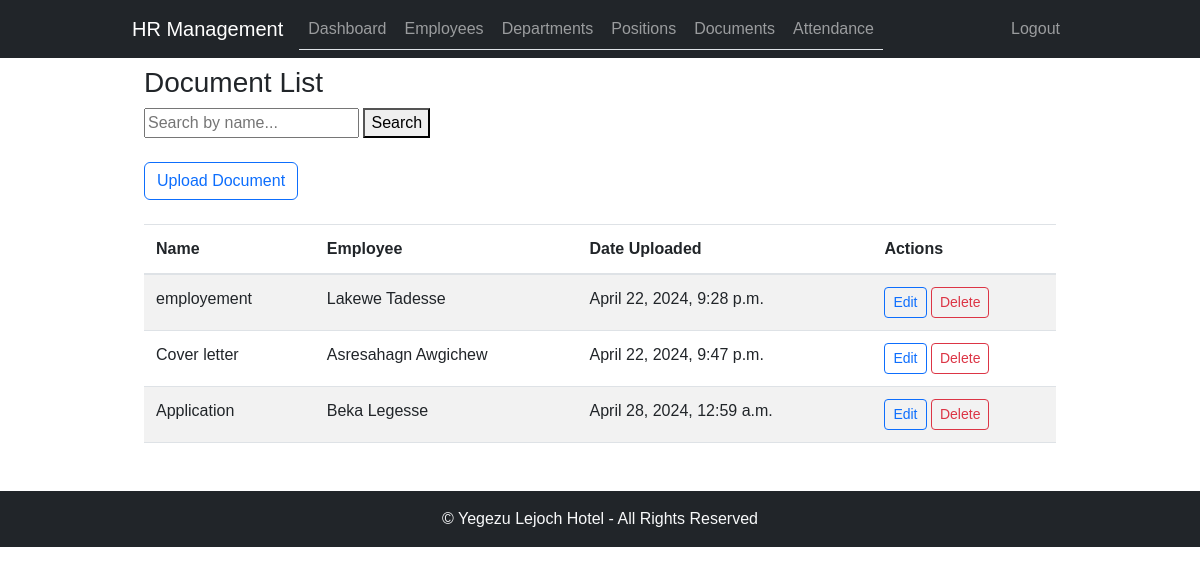
Before: /documents/ (signed in) with the older database file.
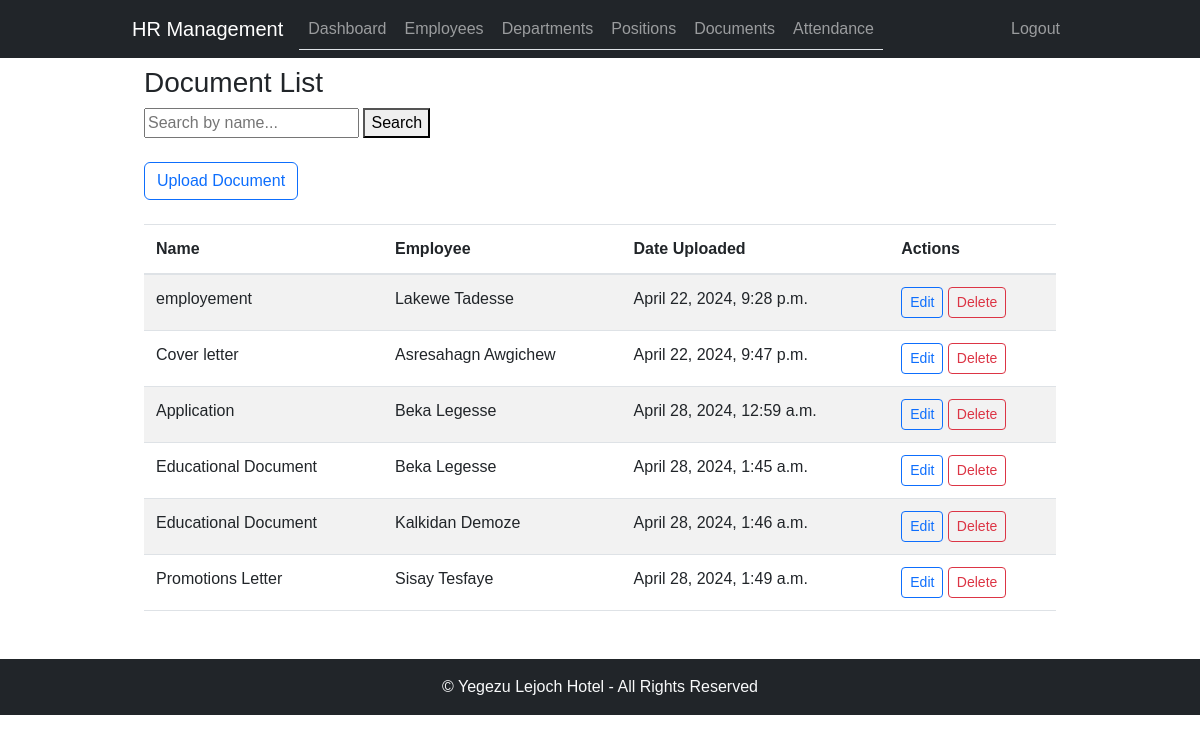
After: the same page with the newer database file.
### employee_management/models.py (models this page shows, shortened)
class Document(models.Model):
    NAME_CHOICES = (
        ('educational_document', 'Educational Document'),
        ('kebele_id', 'Kebele ID'),
        ('employment', 'Employement Letter'),
        ('promotion', 'Promotions Letter'),
        ('demotion', 'Demotion Letter'),
        ('first_warning', 'First Warning'),
        ('second_warning', 'Second Warning'),
        ('third_warning', 'Third Warning'),
        ('final_warning', 'Second Warning'),
        ('termination', 'Termination Letter'),
    )
    name = models.CharField(max_length=100, choices=NAME_CHOICES)
    file = models.FileField(upload_to=document_upload_to)
    description = models.TextField(blank=True)
    employee = models.ForeignKey(Employee, on_delete=models.CASCADE)
    date_uploaded = models.DateTimeField(auto_now_add=True)

class Employee(models.Model):
    GENDER_CHOICES = (
        ('M', 'Male'),
        ('F', 'Female'),
    )
    EDUCATION_LEVEL_CHOICES = (
        ('Master', 'Master\'s Degree'),
        ('Degree', 'Bachelor\'s Degree'),
        ('Diploma', 'Diploma'),
        ('Certificate', 'Certificate'),
        ('Grade', 'Grade'),
    )
    first_name = models.CharField(max_length=50)
    middle_name = models.CharField(max_length=50, null=True, blank=True)
    last_name = models.CharField(max_length=50, null=True, blank=True)
    gender = models.CharField(max_length=1, choices=GENDER_CHOICES, default="")
    mobile = models.CharField(max_length=15, null=True, blank=True)
    email = models.EmailField(null=True, blank=True)
    department = models.ForeignKey(Department, on_delete=models.CASCADE)
    position = models.ForeignKey(Position, on_delete=models.CASCADE)
    date_of_birth = models.DateField()
    hire_date = models.DateField()
    salary = models.DecimalField(max_digits=10, decimal_places=2)
    education_level = models.CharField(max_length=20, choices=EDUCATION_LEVEL_CHOICES, null=True, blank=True)
    address = models.TextField(null=True, blank=True)
    pension_number = models.CharField(max_length=20, null=True, blank=True)
    emergency_contact_name = models.CharField(max_length=100, null=True, blank=True)
    emergency_contact_phone = models.CharField(max_length=15, null=True, blank=True)
    is_coc_certified = models.BooleanField(default=False)
    is_active = models.BooleanField(default=True)
    picture = models.ImageField(upload_to='employee_pictures/', null=True, blank=True)
    def __str__(self):
        return f"{self.first_name} {self.middle_name}"

### employee_management/views.py (the view)
# urls.py: path('documents/', document_list, name='document_list'),
@login_required
def document_list(request):
    documents = Document.objects.all()
    employee = Employee.objects.first()  # Example: Get the first employee
    search_query = request.GET.get('search_query')
    if search_query:
        documents = documents.filter(name__icontains=search_query)
    return render(request, 'document_list.html', {'documents': documents, 'employee': employee})

### employee_management/templates/document_list.html (shortened to what this page needs)
{% extends 'base.html' %}
{% block content %}
<div class="container">
    <h3>Document List</h3>
    <form method="GET" action="{% url 'hrms:document_list' %}">
        <input type="text" name="search_query" placeholder="Search by name...">
        <button type="submit">Search</button>
    </form>
    <div class="mt-4 mb-4">
        <a href="{% url 'hrms:document_upload_form' %}" class="btn btn-outline-primary">Upload Document</a>
    </div>
    <table class="table table-striped">
        <thead>
            <tr>
                <th>Name</th>
                <th>Employee</th>
                <th>Date Uploaded</th>
                <th>Actions</th>
            </tr>
        </thead>
        <tbody>
            {% for document in documents %}
                <tr>
                    <td>{{ document.get_name_display }}</td>
                    <td>{{ document.employee }}</td>
                    <td>{{ document.date_uploaded }}</td>
                    <td>
                        <a href="{% url 'hrms:document_update' document.pk %}" class="btn btn-sm btn-outline-primary">Edit</a>
                        <button class="btn btn-sm btn-outline-danger" onclick="confirmDelete('{{ document.name }}', '{{ document.pk }}')">Delete</button>
                    </td>
                </tr>
            {% empty %}
                <tr>
                    <td colspan="4">No documents found.</td>
                </tr>
            {% endfor %}
        </tbody>
    </table>
</div>
{% endblock %}

### employee_management/templates/base.html (shortened to what this page needs)
{% load static %}
<!DOCTYPE html>
<html lang="en">
<head>
    <link rel="stylesheet" href="https://cdn.jsdelivr.net/npm/bootstrap@5.3.0-alpha1/dist/css/bootstrap.min.css">
    <link rel="stylesheet" href="{% static 'css/style.css' %}">
</head>
<body>
<nav class="navbar navbar-expand-lg navbar-dark bg-dark">
        <div class="container">
            <a class="navbar-brand" href="{% url 'hrms:home' %}">HR Management</a>
            <div class="collapse navbar-collapse" id="navbarNav">
                <ul class="navbar-nav nav-tabs">
                    <li class="nav-item">
                        <a class="nav-link" href="{% url 'hrms:dashboard' %}">Dashboard</a>
                    </li>
                    <li class="nav-item">
                        <a class="nav-link" href="{% url 'hrms:employee_list' %}">Employees</a>
                    </li>
                    <li class="nav-item">
                        <a class="nav-link" href="{% url 'hrms:department_list' %}">Departments</a>
                    </li>
                    <li class="nav-item">
                        <a class="nav-link" href="{% url 'hrms:position_list' %}">Positions</a>
                    </li>
                    <li class="nav-item">
                        <a class="nav-link" href="{% url 'hrms:document_list' %}">Documents</a>
                    </li>
                    <li class="nav-item">
                        <a class="nav-link" href="{% url 'hrms:attendance_list' %}">Attendance</a>
                    </li>
                </ul>
            </div>
            <ul class="navbar-nav ms-auto">
                {% if user.is_authenticated %}
                    <li class="nav-item">
                        <a class="nav-link" href="{% url 'hrms:logout' %}">Logout</a>
                    </li>
                {% else %}
                    <li class="nav-item">
                        <a class="nav-link" href="{% url 'hrms:login' %}">Login</a>
                    </li>
                {% endif %}
            </ul>
        </div>
    </nav>
    <div class="container mt-2">
        {% block content %}
        {% endblock %}
    </div>
    <footer class="container-fluid mt-5 py-3 text-center bg-dark text-light">
        &copy; Yegezu Lejoch Hotel - All Rights Reserved
    </footer>
</body>
</html>

### employee_management/static/css/style.css (style rules this page uses)
body { font-family: Arial, sans-serif; }
.container { max-width: 960px; }
.table-striped > tbody > tr:nth-of-type(odd) { background-color: #f9f9f9; }
.table > thead > tr > th, .table > tbody > tr > th, .table > tfoot > tr > th, .table > thead > tr > td, .table > tbody > tr > td, .table > tfoot > tr > td { border-top: 1px solid #dee2e6; padding: 0.75rem; vertical-align: top; border-bottom: 1px solid #dee2e6; }
.table > thead > tr > th { vertical-align: bottom; border-bottom: 2px solid #dee2e6; }

Changed rows visible on the page:
added Document: name "Educational Document", employee "Beka Legesse", date_uploaded "April 28, 2024, 1:45 a.m."
added Document: name "Educational Document", employee "Kalkidan Demoze", date_uploaded "April 28, 2024, 1:46 a.m."
added Document: name "Promotions Letter", employee "Sisay Tesfaye", date_uploaded "April 28, 2024, 1:49 a.m."
